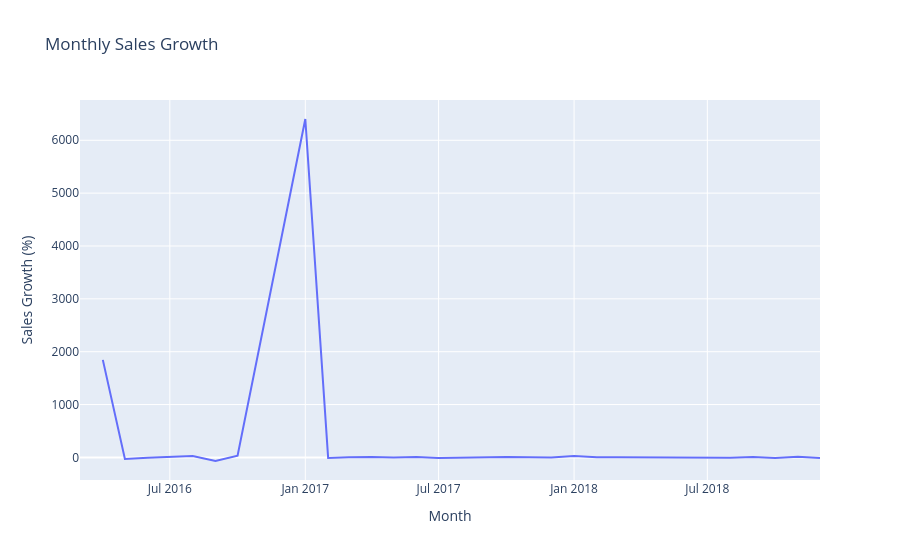

The notebook cell this image was saved under:
### Code cell
# Create a line chart showing month-over-month sales growth
fig = px.line(
    monthly_sales,
    x="order_month",
    y="sales_growth_pct",
    title="Monthly Sales Growth",
    labels={
        "order_month": "Month",
        "sales_growth_pct": "Sales Growth (%)"
    }
)

# Display the chart
fig.show()

### Figure 1 — Plotly figure (JSON) as saved in the notebook; plotly's stock layout.template omitted (floating-point values rounded to 4 significant figures)
{"data": [{"hovertemplate": "Month=%{x}<br>Sales Growth (%)=%{y}<extra></extra>", "legendgroup": "", "line": {"color": "#636efa", "dash": "solid"}, "marker": {"symbol": "circle"}, "mode": "lines", "name": "", "orientation": "v", "showlegend": false, "type": "scatter", "x": ["2016-03", "2016-04", "2016-05", "2016-06", "2016-07", "2016-08", "2016-09", "2016-10", "2017-01", "2017-02", "2017-03", "2017-04", "2017-05", "2017-06", "2017-07", "2017-08", "2017-09", "2017-10", "2017-11", "2017-12", "2018-01", "2018-02", "2018-03", "2018-04", "2018-05", "2018-06", "2018-07", "2018-08", "2018-09", "2018-10", "2018-11", "2018-12"], "xaxis": "x", "y": [NaN, 1845.0, -28.22, -4.54, 3.15, 24.98, -68.4, 31.67, 6403.0, -9.86, 2.35, 7.98, -3.25, 5.13, -11.72, -6.29, 4.76, 5.92, 0.34, -2.11, 24.28, 4.85, 3.24, 3.86, -2.58, -1.39, 5.1, -7.38, 8.89, -11.38, 10.77, -10.29], "yaxis": "y"}], "layout": {"legend": {"tracegroupgap": 0}, "title": {"text": "Monthly Sales Growth"}, "xaxis": {"anchor": "y", "domain": [0, 1], "title": {"text": "Month"}}, "yaxis": {"anchor": "x", "domain": [0, 1], "title": {"text": "Sales Growth (%)"}}}}
